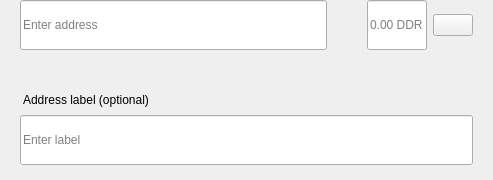
<?xml version="1.0" encoding="UTF-8"?>
<ui version="4.0">
 <class>SendMultiRow</class>
 <widget class="QWidget" name="SendMultiRow">
  <property name="geometry">
   <rect>
    <x>0</x>
    <y>0</y>
    <width>493</width>
    <height>180</height>
   </rect>
  </property>
  <property name="minimumSize">
   <size>
    <width>0</width>
    <height>0</height>
   </size>
  </property>
  <property name="maximumSize">
   <size>
    <width>16777215</width>
    <height>16777215</height>
   </size>
  </property>
  <property name="windowTitle">
   <string>Form</string>
  </property>
  <layout class="QVBoxLayout" name="verticalLayout_3">
   <property name="spacing">
    <number>0</number>
   </property>
   <property name="leftMargin">
    <number>0</number>
   </property>
   <property name="topMargin">
    <number>0</number>
   </property>
   <property name="rightMargin">
    <number>20</number>
   </property>
   <property name="bottomMargin">
    <number>5</number>
   </property>
   <item alignment="Qt::AlignTop">
    <widget class="QWidget" name="widget" native="true">
     <property name="sizePolicy">
      <sizepolicy hsizetype="Expanding" vsizetype="Maximum">
       <horstretch>0</horstretch>
       <verstretch>0</verstretch>
      </sizepolicy>
     </property>
     <property name="minimumSize">
      <size>
       <width>0</width>
       <height>60</height>
      </size>
     </property>
     <property name="maximumSize">
      <size>
       <width>16777215</width>
       <height>85</height>
      </size>
     </property>
     <layout class="QHBoxLayout" name="horizontalLayout" stretch="6,0,2">
      <property name="spacing">
       <number>0</number>
      </property>
      <property name="leftMargin">
       <number>8</number>
      </property>
      <property name="topMargin">
       <number>0</number>
      </property>
      <property name="rightMargin">
       <number>0</number>
      </property>
      <property name="bottomMargin">
       <number>0</number>
      </property>
      <item alignment="Qt::AlignTop">
       <widget class="QStackedWidget" name="stackedAddress">
        <property name="minimumSize">
         <size>
          <width>0</width>
          <height>50</height>
         </size>
        </property>
        <property name="maximumSize">
         <size>
          <width>16777215</width>
          <height>50</height>
         </size>
        </property>
        <widget class="QWidget" name="page_4">
         <property name="sizePolicy">
          <sizepolicy hsizetype="Expanding" vsizetype="Preferred">
           <horstretch>0</horstretch>
           <verstretch>0</verstretch>
          </sizepolicy>
         </property>
         <property name="minimumSize">
          <size>
           <width>0</width>
           <height>50</height>
          </size>
         </property>
         <property name="maximumSize">
          <size>
           <width>16777215</width>
           <height>55</height>
          </size>
         </property>
         <layout class="QVBoxLayout" name="verticalLayout_7">
          <property name="spacing">
           <number>0</number>
          </property>
          <property name="leftMargin">
           <number>12</number>
          </property>
          <property name="topMargin">
           <number>0</number>
          </property>
          <property name="rightMargin">
           <number>0</number>
          </property>
          <property name="bottomMargin">
           <number>0</number>
          </property>
          <item>
           <widget class="QLineEdit" name="lineEditAddress">
            <property name="minimumSize">
             <size>
              <width>0</width>
              <height>50</height>
             </size>
            </property>
            <property name="maximumSize">
             <size>
              <width>16777215</width>
              <height>50</height>
             </size>
            </property>
            <property name="placeholderText">
             <string>Enter address</string>
            </property>
           </widget>
          </item>
         </layout>
        </widget>
        <widget class="QWidget" name="page_3"/>
       </widget>
      </item>
      <item>
       <spacer name="horizontalSpacer_3">
        <property name="orientation">
         <enum>Qt::Horizontal</enum>
        </property>
        <property name="sizeType">
         <enum>QSizePolicy::Fixed</enum>
        </property>
        <property name="sizeHint" stdset="0">
         <size>
          <width>40</width>
          <height>20</height>
         </size>
        </property>
       </spacer>
      </item>
      <item>
       <layout class="QHBoxLayout" name="horizontalLayout_2">
        <property name="spacing">
         <number>6</number>
        </property>
        <item alignment="Qt::AlignTop">
         <widget class="QLineEdit" name="lineEditAmount">
          <property name="sizePolicy">
           <sizepolicy hsizetype="Expanding" vsizetype="Preferred">
            <horstretch>0</horstretch>
            <verstretch>0</verstretch>
           </sizepolicy>
          </property>
          <property name="minimumSize">
           <size>
            <width>0</width>
            <height>50</height>
           </size>
          </property>
          <property name="maximumSize">
           <size>
            <width>16777215</width>
            <height>50</height>
           </size>
          </property>
          <property name="maxLength">
           <number>17</number>
          </property>
          <property name="alignment">
           <set>Qt::AlignLeading|Qt::AlignLeft|Qt::AlignVCenter</set>
          </property>
          <property name="placeholderText">
           <string notr="true">0.00 DDR</string>
          </property>
         </widget>
        </item>
        <item>
         <layout class="QVBoxLayout" name="verticalLayout">
          <property name="topMargin">
           <number>14</number>
          </property>
          <property name="bottomMargin">
           <number>0</number>
          </property>
          <item alignment="Qt::AlignTop">
           <widget class="QPushButton" name="btnMenu">
            <property name="minimumSize">
             <size>
              <width>0</width>
              <height>0</height>
             </size>
            </property>
            <property name="maximumSize">
             <size>
              <width>16777215</width>
              <height>16777215</height>
             </size>
            </property>
            <property name="focusPolicy">
             <enum>Qt::NoFocus</enum>
            </property>
            <property name="text">
             <string/>
            </property>
           </widget>
          </item>
         </layout>
        </item>
       </layout>
      </item>
     </layout>
    </widget>
   </item>
   <item>
    <widget class="QWidget" name="layoutLabel" native="true">
     <property name="minimumSize">
      <size>
       <width>0</width>
       <height>0</height>
      </size>
     </property>
     <property name="maximumSize">
      <size>
       <width>16777215</width>
       <height>16777215</height>
      </size>
     </property>
     <layout class="QVBoxLayout" name="verticalLayout_9">
      <property name="spacing">
       <number>6</number>
      </property>
      <property name="leftMargin">
       <number>20</number>
      </property>
      <property name="topMargin">
       <number>0</number>
      </property>
      <property name="rightMargin">
       <number>0</number>
      </property>
      <property name="bottomMargin">
       <number>10</number>
      </property>
      <item>
       <spacer name="verticalSpacer">
        <property name="orientation">
         <enum>Qt::Vertical</enum>
        </property>
        <property name="sizeType">
         <enum>QSizePolicy::Fixed</enum>
        </property>
        <property name="sizeHint" stdset="0">
         <size>
          <width>20</width>
          <height>20</height>
         </size>
        </property>
       </spacer>
      </item>
      <item>
       <widget class="QLabel" name="labelSubtitleDescription">
        <property name="styleSheet">
         <string notr="true">margin-bottom:2px;
margin-left:0.05px;
padding:0px;</string>
        </property>
        <property name="text">
         <string>Address label (optional)</string>
        </property>
       </widget>
      </item>
      <item>
       <widget class="QLineEdit" name="lineEditDescription">
        <property name="minimumSize">
         <size>
          <width>0</width>
          <height>50</height>
         </size>
        </property>
        <property name="maximumSize">
         <size>
          <width>16777215</width>
          <height>50</height>
         </size>
        </property>
        <property name="placeholderText">
         <string>Enter label</string>
        </property>
       </widget>
      </item>
     </layout>
    </widget>
   </item>
  </layout>
 </widget>
 <resources/>
 <connections/>
</ui>
